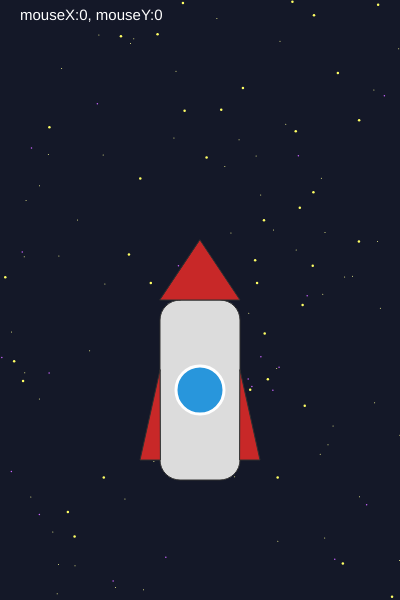
Frame 1 (no input)
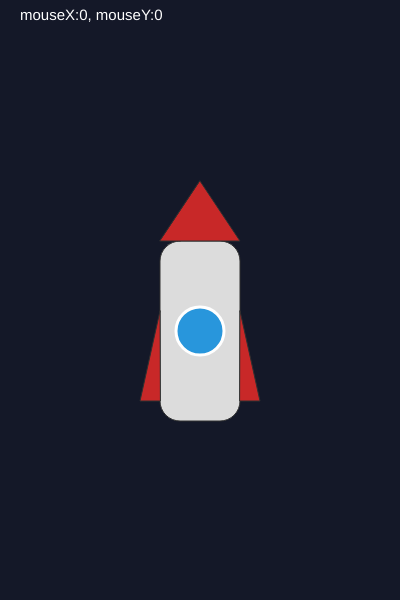
Frame 60 (no input)
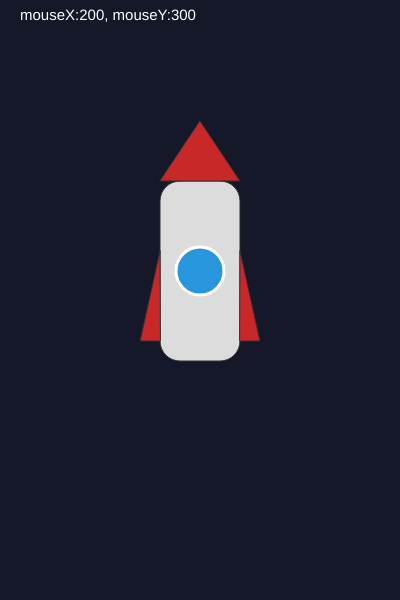
Frame 120 (the mouse pressed at the canvas centre since frame 60)

The p5.js sketch that drew these frames (run headless with seeded random() and noise() and a simulated clock; from frame 60 on, the mouse is pressed at the canvas centre):

// p5.js sketch
// ── sketch.js
let xMax = 400;
let yMax = 600;

let xrocket = xMax/2;
let yrocket = yMax * 0.6;

let timerate_stelle = 0;

function setup() {
  createCanvas(xMax, yMax);
}

function draw() {
  //mostrare un testo bianco 
  //che dice le coordinate del mouse

  background(20, 24, 40); //colore di sfondo

//disegnare le stelle
//120
//tre tipi di stelle
//fino a che abbiamo 120 stelle
//stelle ellipse

//ciclo 1 specifica stella a, 40
//for(let i=0; i<120; i++) {
  //let starX = (i*37) % width + (i%3) * 5;
  //let starY = (i*73) % height + (i%7);
  //operatore modulo %
  //stella a quando i è pari
  //if( i % 2 == 0){
 // fill (255, 255, 150);
  //ellipse(starX, starY, 1);
  //stella b
  //ci saranno per ogni i divisibile per 3
//}else if ( i % 3 == 0) {
  //fill (200, 100, 255);
  //ellipse(starX, starY, 1.5);
//}else {
  //stella c
 // fill (255, 255, 100);
 // ellipse (starX, starY, 2.5);
//}}

frameRate(30);
if (timerate_stelle % 30 == 0){
  push();
  // 3 cicli
  noStroke();
    timerate_stelle = timerate_stelle + 1;
  for(let i=0; i<120; i++) {
  let starX = random (0, xMax);
  let starY = random (0, yMax);
  if( i % 2 == 0){
  fill (255, 255, 150);
  ellipse(starX, starY, 1);
    //stella b
    //ci saranno per ogni i divisibile per 3
  }else if ( i % 3 == 0) {
    fill (200, 100, 255);
    ellipse(starX, starY, 1.5);
  }else {
    //stella c
  fill (255, 255, 100);
  ellipse (starX, starY, 2.5);
  }}

  pop();
}

timerate_stelle = timerate_stelle + 1;


fill(255); //bianco
textSize(15); //dimensione testo
//stringa, x, y
text("mouseX:" + mouseX + ", mouseY:" + mouseY, 20, 20)

//inserire contesto di disegno
push();
fill(220);
stroke(48);
//rect(23, 50, 100, 200);

//alternativa --> lo fa partire dal centro
rectMode(CENTER);
rect(xrocket, yrocket+30, 80, 180, 20); 
//quinto parametro determina la smoothness

//triangolo
fill(200, 40, 40)
triangle(xrocket-40, yrocket-60, xrocket+40, yrocket-60, xrocket, yrocket-120);

fill(200, 40, 40)
triangle(xrocket-40, yrocket+100,xrocket-60, yrocket+100, xrocket-40, yrocket+10);
triangle(xrocket+40, yrocket+100,xrocket+60, yrocket+100, xrocket+40, yrocket+10);

//cerchio
fill(40,150,220);
stroke(255);
strokeWeight(3);
ellipse(xrocket, yrocket+30, 48, 48);

//finire contesto
pop();

push();
yrocket = (yrocket -1);
//quando la yrocket sarà oltre una certa soglia
//allora dobbiamo resettare la yrocket
let soglia = -yMax * 0.6;
if (yrocket < soglia) {
yrocket = yMax;}

pop();



}
